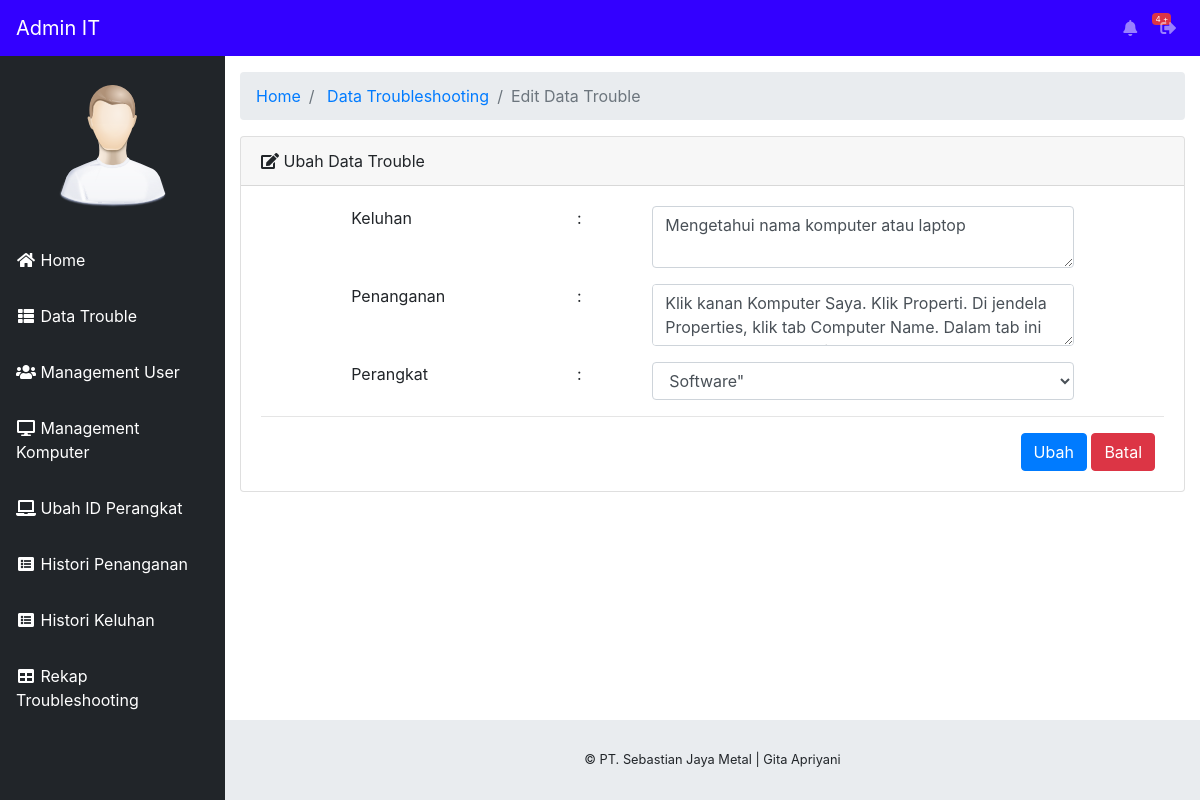
Page /staff/index.php?halaman=edit-trouble&id=4 (signed in) on the earlier database version.
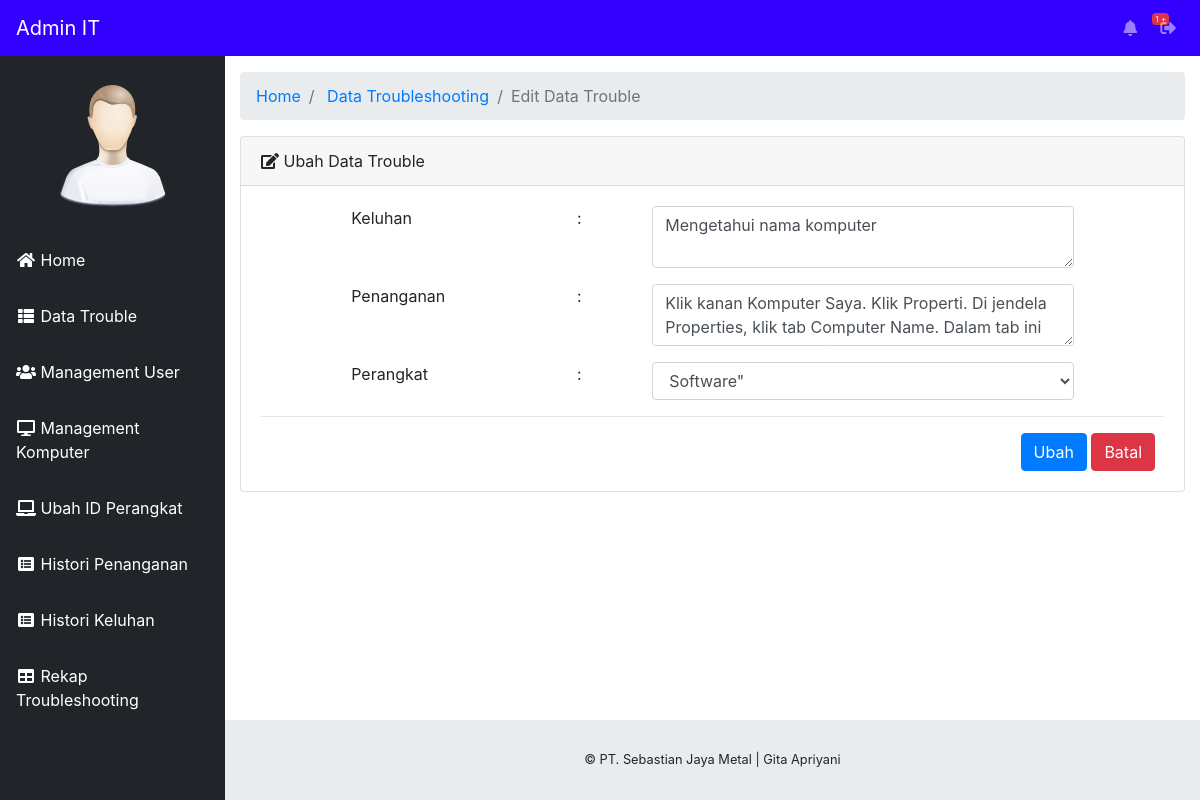
Same page on the later database version.
### tables this page shows
CREATE TABLE IF NOT EXISTS `tbl_keluhan` (
  `id_keluhan` int(25) NOT NULL AUTO_INCREMENT,
  `keluhan` text NOT NULL,
  `normalisasi` text NOT NULL,
  `penanganan` text NOT NULL,
  `perangkat` varchar(30) NOT NULL,
  PRIMARY KEY (`id_keluhan`)
);

### staff/edit-trouble.php (the view, shortened to what this page needs)
<?php
  include '../config/koneksi.php';
  $id_keluhan = $_GET['id'];
  $edit    = "SELECT * FROM tbl_keluhan WHERE id_keluhan = '$id_keluhan'";
  $hasil   = mysqli_query($konek, $edit)or die(mysql_error());
  $data    = mysqli_fetch_array($hasil);
?>
<div class="container-fluid">
        <ol class="breadcrumb">
          <li class="breadcrumb-item">
            <a href="index.php">Home</a>
          </li>
          <li class="breadcrumb-item">
            <a href="index.php?halaman=data-trouble">Data Troubleshooting</a>
          </li>
          <li class="breadcrumb-item active">Edit Data Trouble</li>
        </ol>
        <div class="card mb-3">
          <div class="card-header">
            <i class="fas fa-edit"></i>
            Ubah Data Trouble</div>
          <div class="card-body">
          <form action=" " method="POST" class="form-horizontal" enctype="multipart/form-data">
            <div class="form-group input-group">
            <div class="col-md-1"></div>
              <label class="col-md-3">Keluhan</label>
              <label class="col-md-1">:</label>
              <div class="col-md-6">
                <textarea type="text" name="keluhan" class="form-control" id="keluhan" required><?php echo $data['keluhan'];?></textarea>
              </div>
            </div>
            <div class="form-group input-group">
            <div class="col-md-1"></div>
              <label class="col-md-3">Penanganan</label>
              <label class="col-md-1">:</label>
              <div class="col-md-6">
                <textarea type="text" class="form-control" id="penanganan" name="penanganan" required><?php echo $data['penanganan'];?></textarea>
              </div>
            </div>
            <div class="form-group input-group">
              <label class="col-md-1"></label>
                <label class="col-md-3" for="perangkat">Perangkat</label>
                <label class="col-md-1">:</label>
                <div class="col-md-6">
                <select class="form-control" id="perangkat" name="perangkat">
                  <option><?php echo $data['perangkat'];?>"</option>
                </select>
                </div>
            </div>
            <hr>
              <div style="float: right;">
                <button type="submit" name="simpan" id="simpan" class="btn btn-primary">Ubah</button>
                <a href="?halaman=data-trouble" class="btn btn-danger">Batal</a>&nbsp;&nbsp;
              </div><br>
          </form>
        </div>
</div>

### staff/notif1.php (shortened to what this page needs)
<li class="nav-item dropdown no-arrow mx-1">
  <a class="nav-link dropdown-toggle" href="?halaman=laporanmasuk" id="userDropdown" role="button" aria-haspopup="true" aria-expanded="false">
    <i class="fas fa-bell fa-fw" title="Laporan Masuk"></i>
    <span class="badge badge-danger" id="notif"><?php echo $countNotif; ?> +</span>
  </a>
</li>
<li class="nav-item dropdown no-arrow">
  <a class="nav-link dropdown-toggle" href="#" id="userDropdown" role="button" data-toggle="modal" data-target="#logoutModal" aria-haspopup="true" aria-expanded="false">
    <i class="fas fa-sign-out-alt" title="Keluar"></i>
  </a>
</li>

Differences in the rows shown:
changed tbl_keluhan "Software\"": keluhan "Mengetahui nama komputer atau laptop" → "Mengetahui nama komputer"
Other differences:
$countNotif: "4" → "1"
